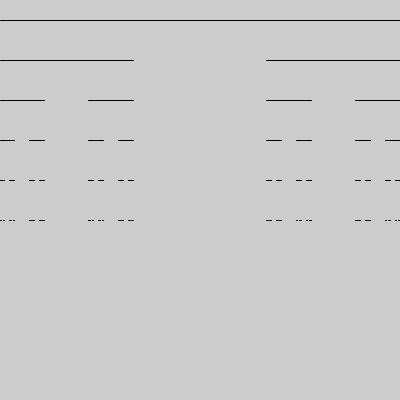
Frame 1 (no input)
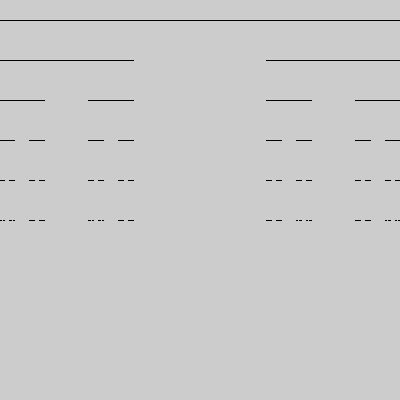
Frame 60 (the mouse pressed at the canvas centre just before this capture)
Frame 120 (the mouse held since frame 60 and released just before this capture): identical to frame 60, image omitted

The Processing sketch that drew these frames (run headless with seeded random() and noise(); from frame 60 on, the mouse is pressed at the canvas centre):

// Processing sketch: basicFractal0_cantorset
// ── basicFractal0_cantorset.pde
void setup(){
  size(400,400);
  smooth();
  
}

void draw(){
  cantor(0,20,width);
}

void cantor(float x, float y, float len){
  if(len>1){
    line(x,y,x+len,y);
    y+=40;
    cantor(x,y,len/3);
    cantor(x+len*2/3,y,len/3);
  }
}
